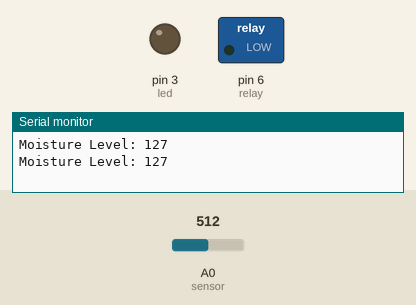
Simulated run of this sketch. Board: Arduino Uno, built with avr-gcc and run on an emulated ATmega328P. Parts: switched loads named in the sketch (green lamp = pin HIGH), output pins drawn as LEDs (lit = HIGH), the last lines printed to the serial monitor. The test bench sets the inputs (shaded band); at power-on: A0 (sensor) = 512.

Above: at 1.8 s.
1.9 s: A0 (sensor) set to 170
4.2 s: A0 (sensor) set to 150
At 7.2 s:
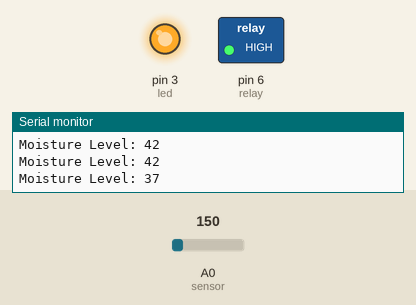
7.5 s: A0 (sensor) set to 306
At 10.1 s:
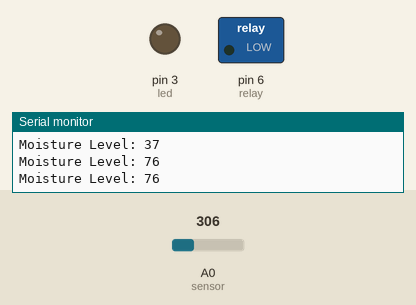
11.0 s: A0 (sensor) set to 122
At 13.7 s:
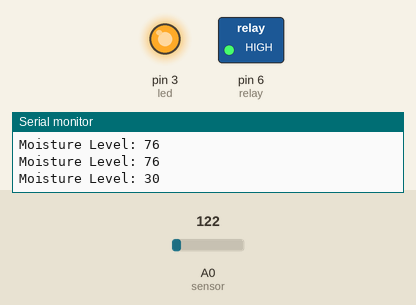
Timing chart, 0 to 15.0 s (numbered marks = the images above; inputs shaded):
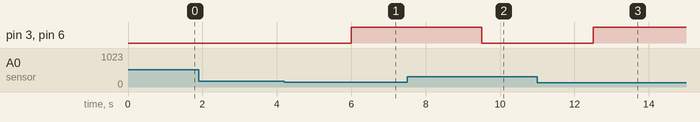

Measured:
- the behaviour switches between 161 and 160 on A0 (sensor) (found by bisection; images 0 and 1)
- after the input at 4.2 s, pin 3 (led), pin 6 (relay): LOW → HIGH after 1.8 s
- after the input at 7.5 s, pin 3 (led), pin 6 (relay): HIGH → LOW after 2.0 s
- after the input at 11.0 s, pin 3 (led), pin 6 (relay): LOW → HIGH after 1.5 s

The sketch:

lcd_draft.ino
```cpp
#include <LiquidCrystal.h>

int relay = 6;
int sensor = A0;
int led = 3;

void setup() {
Serial.begin(9600);
pinMode(relay, OUTPUT);
pinMode(led, OUTPUT);
pinMode(sensor, INPUT);
}
void loop()
{
  int sensorValue = analogRead(sensor); // Initialize sensor
  sensorValue = map(sensorValue, 0, 1023, 0, 255); // map sensor value to LCD, convert values.
Serial.print("Moisture Level: ");
Serial.println(sensorValue);
delay(1000);
if (sensorValue < 40) {   // Once threshold is crossed, relay will turn on the water pump
  digitalWrite(relay, HIGH);
  digitalWrite(led, HIGH);
  delay(2000);
  Serial.print("Moisture Level: ");
  Serial.println(sensorValue);
  delay(500);

  Serial.print("Moisture Level: ");
  Serial.println(sensorValue);
}
else{
  digitalWrite(relay, LOW);
  digitalWrite(led, LOW);
}
}
```
